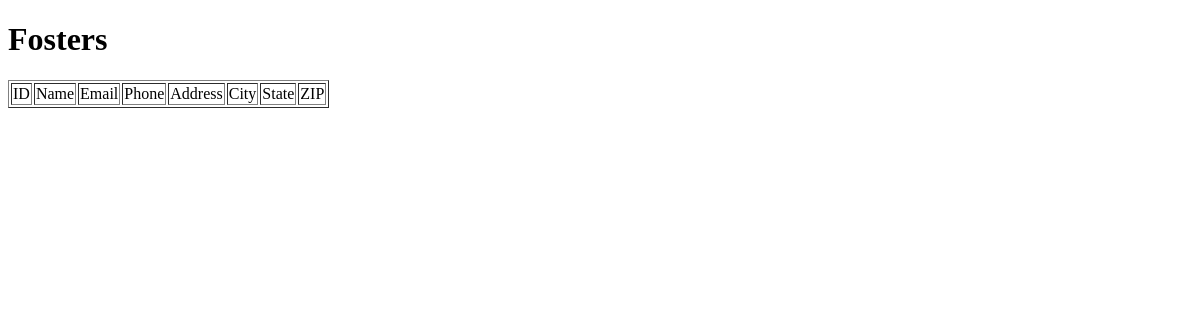
Before: / with the older database file.
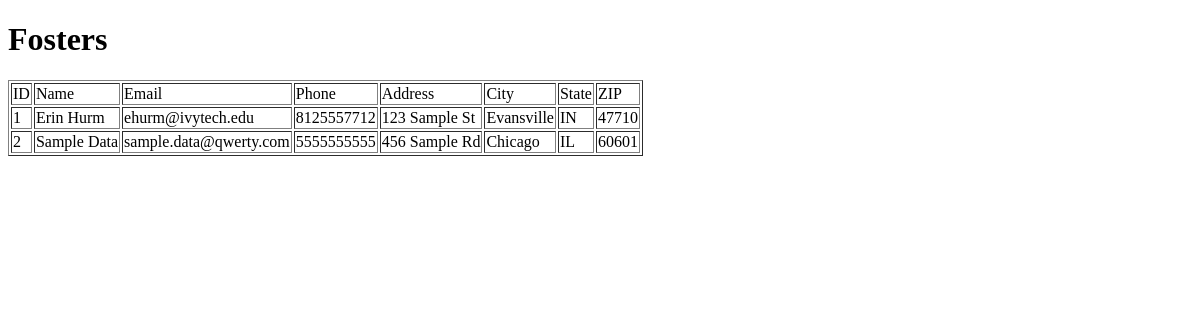
After: the same page with the newer database file.
### newapp/models.py (models this page shows)
class Foster(models.Model):
    fosterID = models.IntegerField(unique=True, primary_key=True)
    fosterName = models.CharField(max_length=50)
    fosterEmail = models.EmailField(max_length=70)
    fosterPhone = models.CharField(max_length=10)
    fosterStreet = models.CharField(max_length=50)
    fosterCity = models.CharField(max_length=50)
    fosterState = models.CharField(max_length=2)
    fosterZip = models.CharField(max_length=5)

### newapp/views.py (the view)
# urls.py: path('', views.index, name = 'index'),
def index(request):
    foster_details = Foster.objects.all()
    foster_dictionary = {'foster_key': foster_details}
    return render(request, 'index.html', context=foster_dictionary)

### templates/index.html (shortened to what this page needs)
<!DOCTYPE html>
<html lang="en">
<head>
</head>
<body>
    <h1>Fosters</h1>
    <table border="1">
        <thead>
            <td>ID</td>
            <td>Name</td>
            <td>Email</td>
            <td>Phone</td>
            <td>Address</td>
            <td>City</td>
            <td>State</td>
            <td>ZIP</td>
        </thead>
        {% for i in foster_key %}
        <tr>
            <td>{{ i.fosterID }}</td>
            <td>{{ i.fosterName }}</td>
            <td>{{ i.fosterEmail }}</td>
            <td>{{ i.fosterPhone}}</td>
            <td>{{ i.fosterStreet }}</td>
            <td>{{ i.fosterCity }}</td>
            <td>{{ i.fosterState }}</td>
            <td>{{ i.fosterZip }}</td>
        </tr>
        {% endfor %}
    </table>
</body>
</html>

Changed rows visible on the page:
added Foster: fosterID "1", fosterName "Erin Hurm", fosterEmail "ehurm@ivytech.edu", fosterPhone "8125557712", fosterStreet "123 Sample St", fosterCity "Evansville", fosterState "IN", fosterZip "47710"
added Foster: fosterID "2", fosterName "Sample Data", fosterEmail "sample.data@qwerty.com", fosterPhone "5555555555", fosterStreet "456 Sample Rd", fosterCity "Chicago", fosterState "IL", fosterZip "60601"
